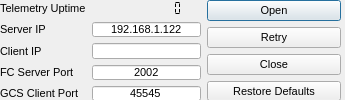
<?xml version="1.0" encoding="UTF-8"?>
<ui version="4.0">
 <class>wifiComms</class>
 <widget class="QWidget" name="wifiComms">
  <property name="geometry">
   <rect>
    <x>0</x>
    <y>0</y>
    <width>345</width>
    <height>100</height>
   </rect>
  </property>
  <property name="windowTitle">
   <string>Wifi Communications Link</string>
  </property>
  <widget class="QWidget" name="horizontalLayoutWidget">
   <property name="geometry">
    <rect>
     <x>0</x>
     <y>0</y>
     <width>341</width>
     <height>101</height>
    </rect>
   </property>
   <layout class="QHBoxLayout" name="horizontalLayout">
    <item>
     <layout class="QGridLayout" name="gridLayout">
      <item row="3" column="0">
       <widget class="QLabel" name="label_2">
        <property name="font">
         <font>
          <pointsize>8</pointsize>
          <weight>50</weight>
          <bold>false</bold>
         </font>
        </property>
        <property name="text">
         <string>FC Server Port</string>
        </property>
       </widget>
      </item>
      <item row="1" column="2">
       <widget class="QLineEdit" name="serverIPlineEdit">
        <property name="sizePolicy">
         <sizepolicy hsizetype="MinimumExpanding" vsizetype="MinimumExpanding">
          <horstretch>0</horstretch>
          <verstretch>0</verstretch>
         </sizepolicy>
        </property>
        <property name="font">
         <font>
          <pointsize>8</pointsize>
         </font>
        </property>
        <property name="text">
         <string>192.168.1.122</string>
        </property>
        <property name="alignment">
         <set>Qt::AlignCenter</set>
        </property>
       </widget>
      </item>
      <item row="1" column="0">
       <widget class="QLabel" name="label">
        <property name="font">
         <font>
          <pointsize>8</pointsize>
          <weight>50</weight>
          <bold>false</bold>
         </font>
        </property>
        <property name="text">
         <string>Server IP</string>
        </property>
       </widget>
      </item>
      <item row="0" column="2">
       <widget class="QLCDNumber" name="uptimelcdNumber">
        <property name="sizePolicy">
         <sizepolicy hsizetype="MinimumExpanding" vsizetype="MinimumExpanding">
          <horstretch>0</horstretch>
          <verstretch>0</verstretch>
         </sizepolicy>
        </property>
        <property name="font">
         <font>
          <pointsize>8</pointsize>
         </font>
        </property>
        <property name="frameShape">
         <enum>QFrame::NoFrame</enum>
        </property>
        <property name="frameShadow">
         <enum>QFrame::Plain</enum>
        </property>
        <property name="numDigits">
         <number>10</number>
        </property>
        <property name="segmentStyle">
         <enum>QLCDNumber::Flat</enum>
        </property>
       </widget>
      </item>
      <item row="0" column="0">
       <widget class="QLabel" name="label_5">
        <property name="font">
         <font>
          <pointsize>8</pointsize>
          <weight>50</weight>
          <bold>false</bold>
         </font>
        </property>
        <property name="text">
         <string>Telemetry Uptime</string>
        </property>
       </widget>
      </item>
      <item row="2" column="0">
       <widget class="QLabel" name="label_3">
        <property name="font">
         <font>
          <pointsize>8</pointsize>
         </font>
        </property>
        <property name="text">
         <string>Client IP</string>
        </property>
       </widget>
      </item>
      <item row="2" column="2">
       <widget class="QLineEdit" name="clientIPlineEdit">
        <property name="sizePolicy">
         <sizepolicy hsizetype="MinimumExpanding" vsizetype="MinimumExpanding">
          <horstretch>0</horstretch>
          <verstretch>0</verstretch>
         </sizepolicy>
        </property>
        <property name="font">
         <font>
          <pointsize>8</pointsize>
         </font>
        </property>
        <property name="text">
         <string/>
        </property>
        <property name="alignment">
         <set>Qt::AlignCenter</set>
        </property>
        <property name="readOnly">
         <bool>false</bool>
        </property>
       </widget>
      </item>
      <item row="4" column="0">
       <widget class="QLabel" name="label_4">
        <property name="font">
         <font>
          <pointsize>8</pointsize>
         </font>
        </property>
        <property name="text">
         <string>GCS Client Port</string>
        </property>
       </widget>
      </item>
      <item row="4" column="2">
       <widget class="QLineEdit" name="clientPortlineEdit">
        <property name="sizePolicy">
         <sizepolicy hsizetype="MinimumExpanding" vsizetype="MinimumExpanding">
          <horstretch>0</horstretch>
          <verstretch>0</verstretch>
         </sizepolicy>
        </property>
        <property name="font">
         <font>
          <pointsize>8</pointsize>
         </font>
        </property>
        <property name="text">
         <string>45545</string>
        </property>
        <property name="alignment">
         <set>Qt::AlignCenter</set>
        </property>
       </widget>
      </item>
      <item row="3" column="2">
       <widget class="QLineEdit" name="serverPortlineEdit">
        <property name="sizePolicy">
         <sizepolicy hsizetype="MinimumExpanding" vsizetype="MinimumExpanding">
          <horstretch>0</horstretch>
          <verstretch>0</verstretch>
         </sizepolicy>
        </property>
        <property name="font">
         <font>
          <pointsize>8</pointsize>
         </font>
        </property>
        <property name="text">
         <string>2002</string>
        </property>
        <property name="alignment">
         <set>Qt::AlignCenter</set>
        </property>
       </widget>
      </item>
     </layout>
    </item>
    <item>
     <widget class="QDialogButtonBox" name="connectionbuttonBox">
      <property name="sizePolicy">
       <sizepolicy hsizetype="MinimumExpanding" vsizetype="MinimumExpanding">
        <horstretch>0</horstretch>
        <verstretch>0</verstretch>
       </sizepolicy>
      </property>
      <property name="font">
       <font>
        <pointsize>8</pointsize>
       </font>
      </property>
      <property name="orientation">
       <enum>Qt::Vertical</enum>
      </property>
      <property name="standardButtons">
       <set>QDialogButtonBox::Close|QDialogButtonBox::Open|QDialogButtonBox::RestoreDefaults|QDialogButtonBox::Retry</set>
      </property>
      <property name="centerButtons">
       <bool>false</bool>
      </property>
     </widget>
    </item>
   </layout>
  </widget>
 </widget>
 <tabstops>
  <tabstop>connectionbuttonBox</tabstop>
  <tabstop>serverIPlineEdit</tabstop>
  <tabstop>clientIPlineEdit</tabstop>
  <tabstop>serverPortlineEdit</tabstop>
  <tabstop>clientPortlineEdit</tabstop>
 </tabstops>
 <resources/>
 <connections>
  <connection>
   <sender>connectionbuttonBox</sender>
   <signal>clicked(QAbstractButton*)</signal>
   <receiver>wifiComms</receiver>
   <slot>buttonBoxChanged(QAbstractButton*)</slot>
   <hints>
    <hint type="sourcelabel">
     <x>355</x>
     <y>67</y>
    </hint>
    <hint type="destinationlabel">
     <x>265</x>
     <y>74</y>
    </hint>
   </hints>
  </connection>
 </connections>
 <slots>
  <slot>buttonBoxChanged(QAbstractButton*)</slot>
 </slots>
</ui>
